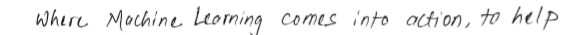
#> input picture Images_for_line_prediction/self.png, 581 x 35 px, found by its file name; the run also reads 3 pictures not shown here
$ jupyter execute --allow-errors HTR_Capstone_paragraph_to_line_segmentation_Final.ipynb   (shell and % lines are left out)   (older library calls are emulated)
#> lines starting #> are read from the running program, lines starting #| are printed output that depends on the picture; after the words box and inside, x2 and y2 are one past the last pixel; in counts of white or black regions, pixels touching at a corner belong together
# ***Welcome to Offline Handwritten Text Recognition ***

#***Nvidia Gpu***

#***Install tensorflow***

# ***Import Libraries***

[cell 1]
import argparse
import h5py
import os
import datetime
import html
import xml.etree.ElementTree as ET
from functools import partial
from glob import glob
from multiprocessing import Pool
import re
import cv2
import html
import string
import numpy as np
import numba as nb
from tensorflow.keras.preprocessing.sequence import pad_sequences
import h5py
import numpy as np
import unicodedata
import editdistance
from tensorflow.keras import backend as K
from tensorflow.keras.layers import Layer, Conv2D, Multiply, Activation
import os
import numpy as np
import tensorflow as tf
from itertools import groupby
from contextlib import redirect_stdout
from tensorflow.keras import backend as K
from tensorflow.keras import Model
from tensorflow.keras.callbacks import CSVLogger, TensorBoard, ModelCheckpoint
from tensorflow.keras.callbacks import EarlyStopping, ReduceLROnPlateau
from tensorflow.keras.constraints import MaxNorm
from tensorflow.keras.layers import Conv2D, Bidirectional, LSTM, GRU, Dense
from tensorflow.keras.layers import Dropout, BatchNormalization, LeakyReLU, PReLU
from tensorflow.keras.layers import Input, Add, Activation, Lambda, MaxPooling2D, Reshape
import datetime
import pandas as pd
import math
from scipy.signal import argrelmin

#***Connect To Google Drive***

[cell 2]
import os
from google.colab import drive

drive.mount('/content/gdrive')
os.chdir('/content/gdrive/My Drive/Colab Notebooks')

# ***Image Preprocessing techniques***

[cell 3]
# [54 lines left out: functions adjust_to_see, augmentation, not called in this run]


def normalization(imgs):
    """Normalize list of images"""

    imgs = np.asarray(imgs).astype(np.float32)
    _, h, w = imgs.shape

    for i in range(len(imgs)):
        m, s = cv2.meanStdDev(imgs[i])
        imgs[i] = imgs[i] - m[0][0]
        imgs[i] = imgs[i] / s[0][0] if s[0][0] > 0 else imgs[i]

    return np.expand_dims(imgs, axis=-1)


"""
Preprocess metodology based in:
    H. Scheidl, S. Fiel and R. Sablatnig,
    Word Beam Search: A Connectionist Temporal Classification Decoding Algorithm, in
    16th International Conference on Frontiers in Handwriting Recognition, pp. 256-258, 2018.
"""


def preprocess(img, input_size):
    """Make the process with the `input_size` to the scale resize"""
#> called with input_size = (1024, 128, 1)

    if isinstance(img, str):
        img = cv2.imread(img, cv2.IMREAD_GRAYSCALE)

    if isinstance(img, tuple):
        image, boundbox = img
        img = cv2.imread(image, cv2.IMREAD_GRAYSCALE)

        for i in range(len(boundbox)):
            if isinstance(boundbox[i], float):
                total = len(img) if i < 2 else len(img[0])
                boundbox[i] = int(total * boundbox[i])

        img = np.asarray(img[boundbox[0]:boundbox[1], boundbox[2]:boundbox[3]], dtype=np.uint8)

    wt, ht, _ = input_size
    h, w = np.asarray(img).shape
    f = max((w / wt), (h / ht))

    new_size = (max(min(wt, int(w / f)), 1), max(min(ht, int(h / f)), 1))
    img = cv2.resize(img, new_size)
#> img: shape (61, 1024)

    _, binary = cv2.threshold(img, 254, 255, cv2.THRESH_BINARY)
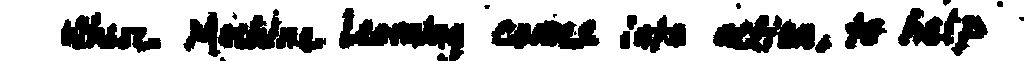
#> binary: shape (61, 1024); 70.1% white; 20 black regions (4 under 20 px), largest, box (x1, y1, x2, y2) and area: (183, 9, 326, 57) 3288, (339, 8, 464, 61) 3054, (713, 15, 815, 53) 2545

    if np.sum(img) * 0.8 > np.sum(binary):
        img = illumination_compensation(img)

    img = remove_cursive_style(img)

    target = np.ones([ht, wt], dtype=np.uint8) * 255
    target[0:new_size[1], 0:new_size[0]] = img
    img = cv2.transpose(target)

    return img


"""
Illumination Compensation based in:
    K.-N. Chen, C.-H. Chen, C.-C. Chang,
    Efficient illumination compensation techniques for text images, in
    Digital Signal Processing, 22(5), pp. 726-733, 2012.
"""


def illumination_compensation(img, only_cei=False):
    """Illumination compensation technique for text image"""
#> called with only_cei = False

    _, binary = cv2.threshold(img, 254, 255, cv2.THRESH_BINARY)

    if np.sum(binary) > np.sum(img) * 0.8:
        return np.asarray(img, dtype=np.uint8)

    def scale(img):
        s = np.max(img) - np.min(img)
        res = img / s
        res -= np.min(res)
        res *= 255
        return res

    img = img.astype(np.float32)
    height, width = img.shape
    sqrt_hw = np.sqrt(height * width)

    bins = np.arange(0, 300, 10)
    bins[26] = 255
    hp = np.histogram(img, bins)

    for i in range(len(hp[0])):
        if hp[0][i] > sqrt_hw:
            hr = i * 10
            break
#> this loop made 10 passes
#> hr on pass 10: 90

    np.seterr(divide='ignore', invalid='ignore')
    cei = (img - (hr + 50 * 0.3)) * 2
    cei[cei > 255] = 255
    cei[cei < 0] = 0
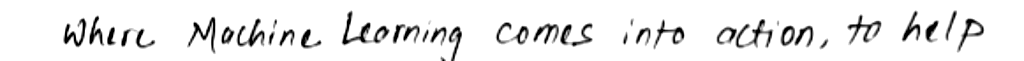
#> cei: shape (61, 1024) float32; min 0, max 255, mean 236.1

    if only_cei:
        return np.asarray(cei, dtype=np.uint8)

    m1 = np.asarray([-1, 0, 1, -2, 0, 2, -1, 0, 1]).reshape((3, 3))
    m2 = np.asarray([-2, -1, 0, -1, 0, 1, 0, 1, 2]).reshape((3, 3))
    m3 = np.asarray([-1, -2, -1, 0, 0, 0, 1, 2, 1]).reshape((3, 3))
    m4 = np.asarray([0, 1, 2, -1, 0, 1, -2, -1, 0]).reshape((3, 3))

    eg1 = np.abs(cv2.filter2D(img, -1, m1))
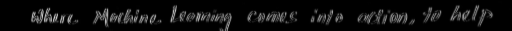
#> eg1: shape (61, 1024) float32 (shown at 1/2 size); min 0, max 748, mean 43.3; drawn with min black and max white
    eg2 = np.abs(cv2.filter2D(img, -1, m2))
    eg3 = np.abs(cv2.filter2D(img, -1, m3))
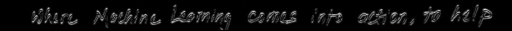
#> eg3: shape (61, 1024) float32 (shown at 1/2 size); min 0, max 539, mean 28.5; drawn with min black and max white
    eg4 = np.abs(cv2.filter2D(img, -1, m4))
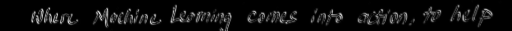
#> eg4: shape (61, 1024) float32 (shown at 1/2 size); min 0, max 563, mean 31.8; drawn with min black and max white

    eg_avg = scale((eg1 + eg2 + eg3 + eg4) / 4)
#> in scale, `s = np.max(img) - np.min(img)`: s = 476.5
#> in scale, `res = img / s`:
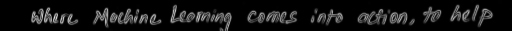
#> res: shape (61, 1024) float32 (shown at 1/2 size); min 0, max 1, mean 0.0782

    h, w = eg_avg.shape
    eg_bin = np.zeros((h, w))
    eg_bin[eg_avg >= 30] = 255

    h, w = cei.shape
    cei_bin = np.zeros((h, w))
    cei_bin[cei >= 60] = 255

    h, w = eg_bin.shape
    tli = 255 * np.ones((h, w))
    tli[eg_bin == 255] = 0
    tli[cei_bin == 255] = 0

    kernel = np.ones((3, 3), np.uint8)
    erosion = cv2.erode(tli, kernel, iterations=1)
    int_img = np.asarray(cei)

    estimate_light_distribution(width, height, erosion, cei, int_img)

    mean_filter = 1 / 121 * np.ones((11, 11), np.uint8)
    ldi = cv2.filter2D(scale(int_img), -1, mean_filter)
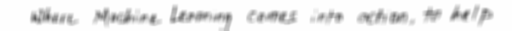
#> ldi: shape (61, 1024) float32 (shown at 1/2 size); min 89.97, max 255, mean 236.1

    result = np.divide(cei, ldi) * 260
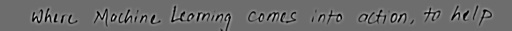
#> result: shape (61, 1024) float32 (shown at 1/2 size); min 0, max 604.1, mean 258.7; drawn with min black and max white
    result[erosion != 0] *= 1.5
    result[result < 0] = 0
    result[result > 255] = 255
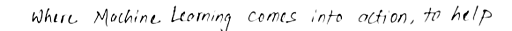
#> result: shape (61, 1024) float32 (shown at 1/2 size); min 0, max 255, mean 241.1

    return np.asarray(result, dtype=np.uint8)


@nb.jit(nopython=True)
def estimate_light_distribution(width, height, erosion, cei, int_img):
    """Light distribution performed by numba (thanks @Sundrops)"""

    for y in range(width):
        for x in range(height):
            if erosion[x][y] == 0:
                i = x

                while i < erosion.shape[0] and erosion[i][y] == 0:
                    i += 1

                end = i - 1
                n = end - x + 1

                if n <= 30:
                    h, e = [], []

                    for k in range(5):
                        if x - k >= 0:
                            h.append(cei[x - k][y])

                        if end + k < cei.shape[0]:
                            e.append(cei[end + k][y])

                    mpv_h, mpv_e = max(h), max(e)

                    for m in range(n):
                        int_img[x + m][y] = mpv_h + (m + 1) * ((mpv_e - mpv_h) / n)

                x = end
                break


"""
Deslating image process based in,
    A. Vinciarelli and J. Luettin,
    A New Normalization Technique for Cursive Handwritten Wrods, in
    Pattern Recognition, 22, 2001.
"""


def remove_cursive_style(img):
    """Remove cursive writing style from image with deslanting algorithm"""

    def calc_y_alpha(vec):
        indices = np.where(vec > 0)[0]
        h_alpha = len(indices)

        if h_alpha > 0:
            delta_y_alpha = indices[h_alpha - 1] - indices[0] + 1

            if h_alpha == delta_y_alpha:
                return h_alpha * h_alpha
        return 0

    alpha_vals = [-1.0, -0.75, -0.5, -0.25, 0.0, 0.25, 0.5, 0.75, 1.0]
    rows, cols = img.shape
    results = []

    ret, otsu = cv2.threshold(img, 0, 255, cv2.THRESH_BINARY + cv2.THRESH_OTSU)
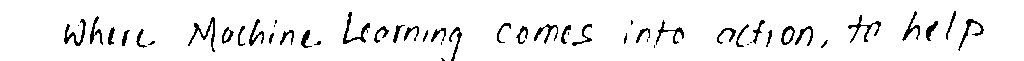
#> otsu: shape (61, 1024); 93.7% white; black in thin lines or dots, all inside (x1, y1, x2, y2) = (64, 11, 984, 61)
#> ret = 156
#> (the rest of the program and of its run is left out)
